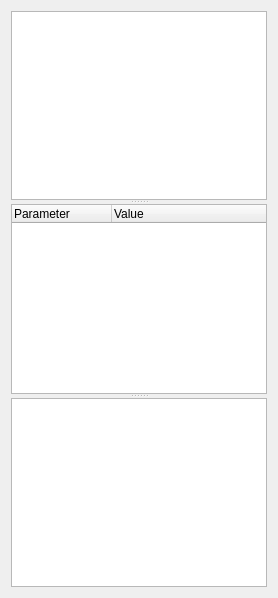
      <widget class="QWidget" name="snifferPage">
       <layout class="QVBoxLayout" name="verticalLayout_2">
        <item>
         <layout class="QHBoxLayout" name="snifferToolsLayout"/>
        </item>
        <item>
         <widget class="QSplitter" name="splitter">
          <property name="orientation">
           <enum>Qt::Vertical</enum>
          </property>
          <widget class="QTableView" name="tableView">
           <property name="editTriggers">
            <set>QAbstractItemView::NoEditTriggers</set>
           </property>
           <property name="alternatingRowColors">
            <bool>true</bool>
           </property>
           <property name="selectionMode">
            <enum>QAbstractItemView::SingleSelection</enum>
           </property>
           <property name="selectionBehavior">
            <enum>QAbstractItemView::SelectRows</enum>
           </property>
           <property name="cornerButtonEnabled">
            <bool>false</bool>
           </property>
          </widget>
          <widget class="QTreeWidget" name="treeWidget">
           <column>
            <property name="text">
             <string notr="true">Parameter</string>
            </property>
           </column>
           <column>
            <property name="text">
             <string>Value</string>
            </property>
           </column>
          </widget>
          <widget class="QTextEdit" name="textEdit">
           <property name="font">
            <font>
             <family>Courier New</family>
             <pointsize>12</pointsize>
            </font>
           </property>
           <property name="readOnly">
            <bool>true</bool>
           </property>
          </widget>
         </widget>
        </item>
       </layout>
      </widget>
